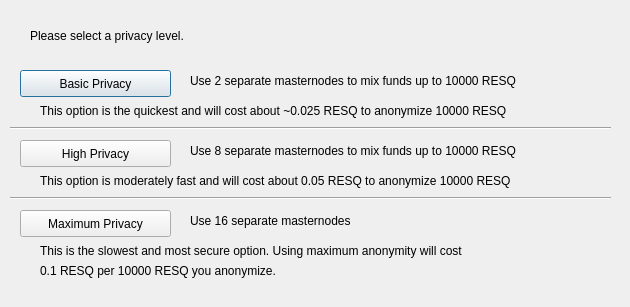
<?xml version="1.0" encoding="UTF-8"?>
<ui version="4.0">
 <class>ObfuscationConfig</class>
 <widget class="QDialog" name="ObfuscationConfig">
  <property name="geometry">
   <rect>
    <x>0</x>
    <y>0</y>
    <width>630</width>
    <height>307</height>
   </rect>
  </property>
  <property name="windowTitle">
   <string>Configure Obfuscation</string>
  </property>
  <widget class="QPushButton" name="buttonBasic">
   <property name="geometry">
    <rect>
     <x>20</x>
     <y>70</y>
     <width>151</width>
     <height>27</height>
    </rect>
   </property>
   <property name="text">
    <string>Basic Privacy</string>
   </property>
  </widget>
  <widget class="QPushButton" name="buttonHigh">
   <property name="geometry">
    <rect>
     <x>20</x>
     <y>140</y>
     <width>151</width>
     <height>27</height>
    </rect>
   </property>
   <property name="text">
    <string>High Privacy</string>
   </property>
  </widget>
  <widget class="QPushButton" name="buttonMax">
   <property name="geometry">
    <rect>
     <x>20</x>
     <y>210</y>
     <width>151</width>
     <height>27</height>
    </rect>
   </property>
   <property name="text">
    <string>Maximum Privacy</string>
   </property>
  </widget>
  <widget class="QLabel" name="label">
   <property name="geometry">
    <rect>
     <x>30</x>
     <y>20</y>
     <width>571</width>
     <height>31</height>
    </rect>
   </property>
   <property name="text">
    <string>Please select a privacy level.</string>
   </property>
  </widget>
  <widget class="QLabel" name="label_2">
   <property name="geometry">
    <rect>
     <x>190</x>
     <y>70</y>
     <width>421</width>
     <height>21</height>
    </rect>
   </property>
   <property name="text">
    <string>Use 2 separate masternodes to mix funds up to 10000 RESQ</string>
   </property>
  </widget>
  <widget class="QLabel" name="label_3">
   <property name="geometry">
    <rect>
     <x>190</x>
     <y>140</y>
     <width>411</width>
     <height>21</height>
    </rect>
   </property>
   <property name="text">
    <string>Use 8 separate masternodes to mix funds up to 10000 RESQ</string>
   </property>
  </widget>
  <widget class="QLabel" name="label_4">
   <property name="geometry">
    <rect>
     <x>190</x>
     <y>210</y>
     <width>421</width>
     <height>21</height>
    </rect>
   </property>
   <property name="text">
    <string>Use 16 separate masternodes</string>
   </property>
  </widget>
  <widget class="QLabel" name="label_6">
   <property name="geometry">
    <rect>
     <x>40</x>
     <y>100</y>
     <width>561</width>
     <height>21</height>
    </rect>
   </property>
   <property name="text">
    <string>This option is the quickest and will cost about ~0.025 RESQ to anonymize 10000 RESQ</string>
   </property>
  </widget>
  <widget class="QLabel" name="label_7">
   <property name="geometry">
    <rect>
     <x>40</x>
     <y>170</y>
     <width>561</width>
     <height>21</height>
    </rect>
   </property>
   <property name="text">
    <string>This option is moderately fast and will cost about 0.05 RESQ to anonymize 10000 RESQ</string>
   </property>
  </widget>
  <widget class="QLabel" name="label_8">
   <property name="geometry">
    <rect>
     <x>40</x>
     <y>240</y>
     <width>561</width>
     <height>21</height>
    </rect>
   </property>
   <property name="text">
    <string>This is the slowest and most secure option. Using maximum anonymity will cost</string>
   </property>
  </widget>
  <widget class="QLabel" name="label_9">
   <property name="geometry">
    <rect>
     <x>40</x>
     <y>260</y>
     <width>561</width>
     <height>21</height>
    </rect>
   </property>
   <property name="text">
    <string>0.1 RESQ per 10000 RESQ you anonymize.</string>
   </property>
  </widget>
  <widget class="Line" name="line">
   <property name="geometry">
    <rect>
     <x>10</x>
     <y>120</y>
     <width>601</width>
     <height>16</height>
    </rect>
   </property>
   <property name="orientation">
    <enum>Qt::Horizontal</enum>
   </property>
  </widget>
  <widget class="Line" name="line_2">
   <property name="geometry">
    <rect>
     <x>10</x>
     <y>190</y>
     <width>601</width>
     <height>16</height>
    </rect>
   </property>
   <property name="orientation">
    <enum>Qt::Horizontal</enum>
   </property>
  </widget>
 </widget>
 <resources/>
 <connections/>
</ui>
